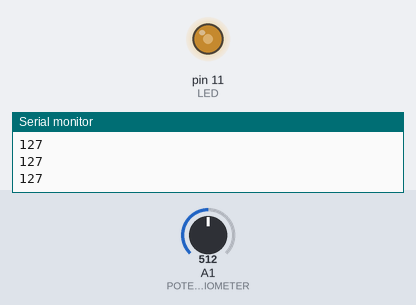
This sketch was run on a simulated Arduino Uno, built with avr-gcc and run on an emulated ATmega328P. Shown: output pins drawn as LEDs (lit = HIGH), the last lines printed to the serial monitor. The inputs (shaded band) are chosen by the test bench; at power-on: A1 (POTENTIOMETER) = 512.

Above: at 1.2 s.
1.3 s: A1 (POTENTIOMETER) set to 716
At 2.0 s:
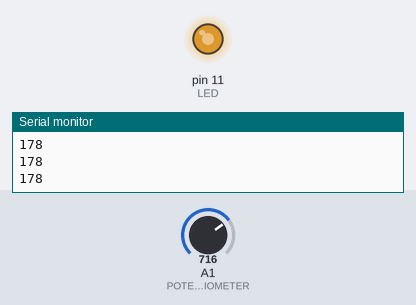
2.8 s: A1 (POTENTIOMETER) set to 900
At 3.3 s:
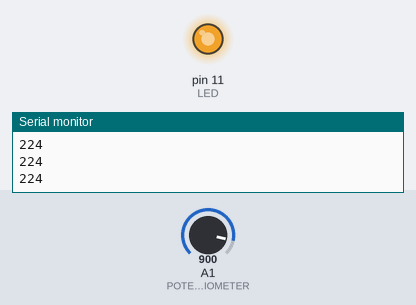
4.3 s: A1 (POTENTIOMETER) set to 122
At 5.5 s:
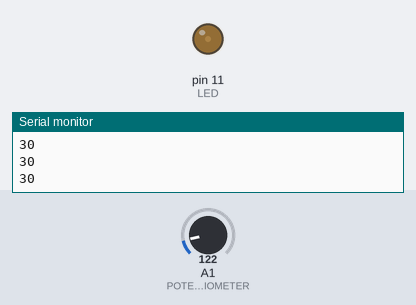
5.8 s: A1 (POTENTIOMETER) set to 0
At 6.7 s:
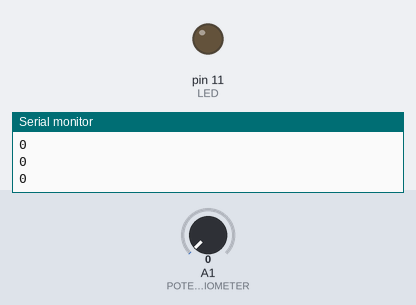
7.3 s: A1 (POTENTIOMETER) set to 511
At 7.8 s:
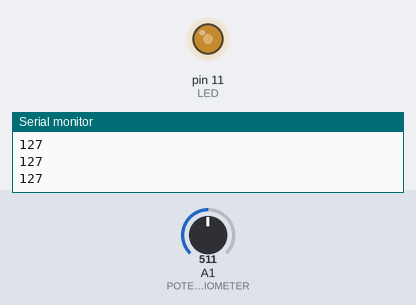
Timing chart, 0 to 9.8 s (numbered marks = the images above; inputs shaded):
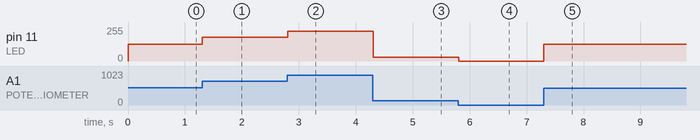

Measured:
- after the input at 1.3 s, pin 11 (LED): 127/255 → 178/255 at once
- after the input at 2.8 s, pin 11 (LED): 178/255 → 224/255 at once
- after the input at 4.3 s, pin 11 (LED): 224/255 → 30/255 at once
- after the input at 5.8 s, pin 11 (LED): 30/255 → 0/255 at once
- after the input at 7.3 s, pin 11 (LED): 0/255 → 127/255 at once

The sketch:

LED_Potentio.ino
```cpp
#define LED 11
#define POTENTIOMETER A1

void setup()
{
  Serial.begin(9600);
  pinMode(LED,OUTPUT);
}

void loop()
{
  int PotentioValue = analogRead(POTENTIOMETER);
  //int Brightness = PotentioValue/4;
  int Brightness = map(PotentioValue,0,1023,0,255);
  Serial.println(Brightness);
  analogWrite(LED,Brightness);
}
```
